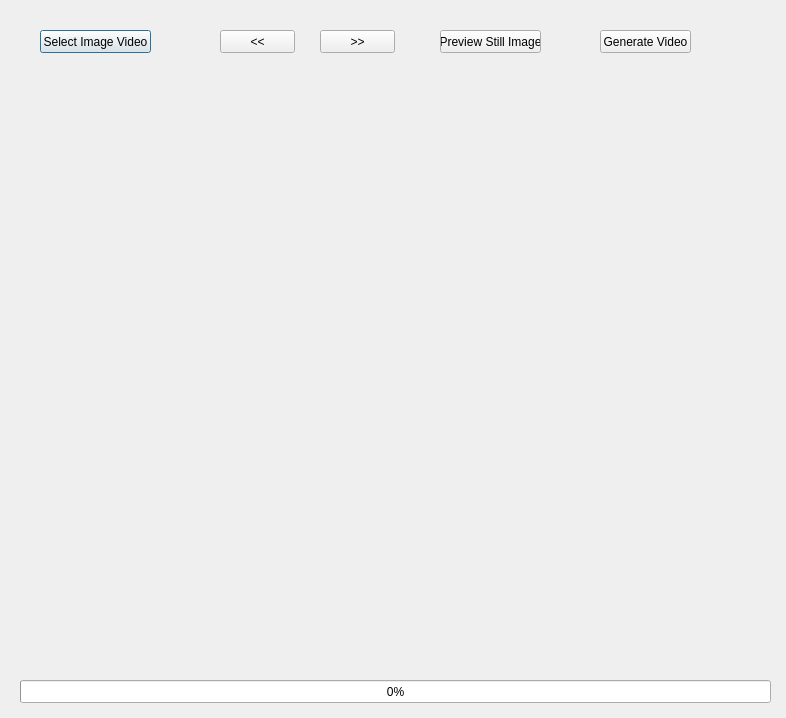
<?xml version="1.0" encoding="UTF-8"?>
<ui version="4.0">
 <class>Dialog</class>
 <widget class="QDialog" name="Dialog">
  <property name="geometry">
   <rect>
    <x>0</x>
    <y>0</y>
    <width>786</width>
    <height>718</height>
   </rect>
  </property>
  <property name="windowTitle">
   <string>Dialog</string>
  </property>
  <widget class="QLabel" name="imageLabel">
   <property name="geometry">
    <rect>
     <x>30</x>
     <y>70</y>
     <width>720</width>
     <height>576</height>
    </rect>
   </property>
   <property name="text">
    <string/>
   </property>
  </widget>
  <widget class="QPushButton" name="pushButton">
   <property name="geometry">
    <rect>
     <x>40</x>
     <y>30</y>
     <width>111</width>
     <height>23</height>
    </rect>
   </property>
   <property name="text">
    <string>Select Image Video</string>
   </property>
  </widget>
  <widget class="QPushButton" name="pushButton_2">
   <property name="geometry">
    <rect>
     <x>220</x>
     <y>30</y>
     <width>75</width>
     <height>23</height>
    </rect>
   </property>
   <property name="text">
    <string>&lt;&lt;</string>
   </property>
  </widget>
  <widget class="QPushButton" name="pushButton_3">
   <property name="geometry">
    <rect>
     <x>320</x>
     <y>30</y>
     <width>75</width>
     <height>23</height>
    </rect>
   </property>
   <property name="text">
    <string>&gt;&gt;</string>
   </property>
  </widget>
  <widget class="QPushButton" name="pushButton_4">
   <property name="geometry">
    <rect>
     <x>440</x>
     <y>30</y>
     <width>101</width>
     <height>23</height>
    </rect>
   </property>
   <property name="text">
    <string>Preview Still Image</string>
   </property>
  </widget>
  <widget class="QPushButton" name="pushButton_5">
   <property name="geometry">
    <rect>
     <x>600</x>
     <y>30</y>
     <width>91</width>
     <height>23</height>
    </rect>
   </property>
   <property name="text">
    <string>Generate Video</string>
   </property>
  </widget>
  <widget class="QProgressBar" name="progressBar">
   <property name="geometry">
    <rect>
     <x>20</x>
     <y>680</y>
     <width>751</width>
     <height>23</height>
    </rect>
   </property>
   <property name="value">
    <number>0</number>
   </property>
  </widget>
 </widget>
 <resources/>
 <connections>
  <connection>
   <sender>pushButton</sender>
   <signal>clicked()</signal>
   <receiver>Dialog</receiver>
   <slot>videoSelectButtonClicked()</slot>
   <hints>
    <hint type="sourcelabel">
     <x>142</x>
     <y>42</y>
    </hint>
    <hint type="destinationlabel">
     <x>161</x>
     <y>39</y>
    </hint>
   </hints>
  </connection>
  <connection>
   <sender>pushButton_2</sender>
   <signal>clicked()</signal>
   <receiver>Dialog</receiver>
   <slot>moveLeftButtonClicked()</slot>
   <hints>
    <hint type="sourcelabel">
     <x>282</x>
     <y>50</y>
    </hint>
    <hint type="destinationlabel">
     <x>281</x>
     <y>59</y>
    </hint>
   </hints>
  </connection>
  <connection>
   <sender>pushButton_3</sender>
   <signal>clicked()</signal>
   <receiver>Dialog</receiver>
   <slot>moveRightButtonClicked()</slot>
   <hints>
    <hint type="sourcelabel">
     <x>389</x>
     <y>44</y>
    </hint>
    <hint type="destinationlabel">
     <x>403</x>
     <y>44</y>
    </hint>
   </hints>
  </connection>
  <connection>
   <sender>pushButton_4</sender>
   <signal>clicked()</signal>
   <receiver>Dialog</receiver>
   <slot>imageChooseButtonClicked()</slot>
   <hints>
    <hint type="sourcelabel">
     <x>498</x>
     <y>32</y>
    </hint>
    <hint type="destinationlabel">
     <x>553</x>
     <y>32</y>
    </hint>
   </hints>
  </connection>
  <connection>
   <sender>pushButton_5</sender>
   <signal>clicked()</signal>
   <receiver>Dialog</receiver>
   <slot>generateVideoButtonClicked()</slot>
   <hints>
    <hint type="sourcelabel">
     <x>684</x>
     <y>48</y>
    </hint>
    <hint type="destinationlabel">
     <x>707</x>
     <y>46</y>
    </hint>
   </hints>
  </connection>
 </connections>
 <slots>
  <slot>videoSelectButtonClicked()</slot>
  <slot>moveLeftButtonClicked()</slot>
  <slot>moveRightButtonClicked()</slot>
  <slot>imageChooseButtonClicked()</slot>
  <slot>generateVideoButtonClicked()</slot>
 </slots>
</ui>
